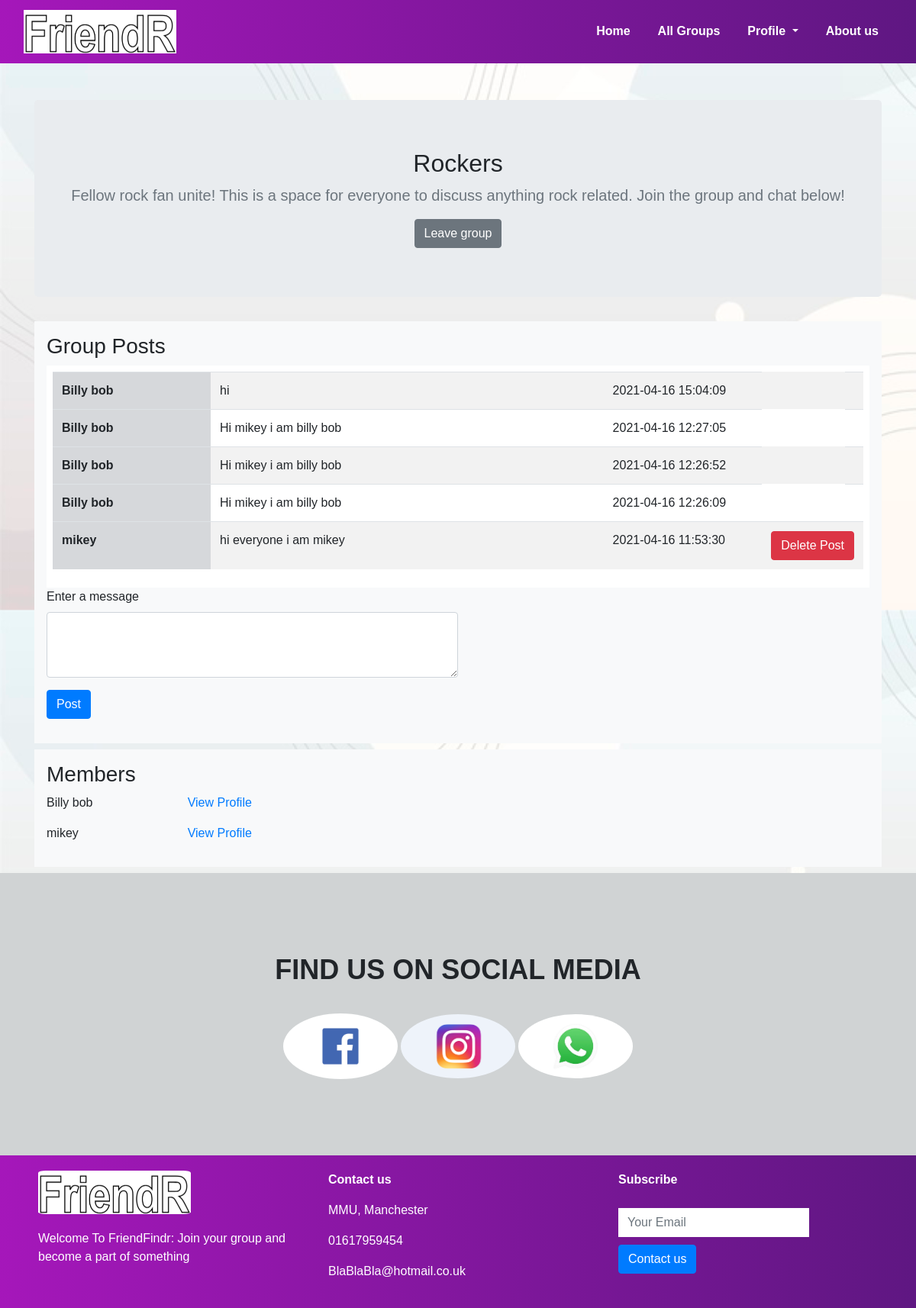
The page /group-page.php?groupid=1 (signed in) on the database its author committed.
### tables this page shows
CREATE TABLE `groups` (
  `groupid` int(11) NOT NULL,
  `name` varchar(45) NOT NULL,
  `description` varchar(255) NOT NULL
);

CREATE TABLE `posts` (
  `postid` int(11) NOT NULL,
  `userid` int(11) NOT NULL,
  `groupid` int(11) NOT NULL,
  `posted_at` datetime NOT NULL DEFAULT current_timestamp(),
  `content` varchar(255) NOT NULL
);

CREATE TABLE `users` (
  `userid` int(11) NOT NULL,
  `username` varchar(45) NOT NULL,
  `email` varchar(45) NOT NULL,
  `password` varchar(255) NOT NULL,
  `location` varchar(45) DEFAULT NULL,
  `bio` varchar(255) DEFAULT NULL,
  `created_at` datetime NOT NULL DEFAULT current_timestamp(),
  `DateOfBirth` date NOT NULL
);

### solution/Group.php (called while the page is built, shortened)
<?php
include "solution/Validator.php";
class Group
{
    private $id;
    private $name;
    private $description;
    public function __construct($id)
    {
        $this->id = $id;
        $this->loadGroup($id);
    }
    private function loadGroup($id) {
        global $mysqli;
        $sql = "SELECT name, description FROM groups WHERE groupid = ?";
        if($stmt = $mysqli->prepare($sql)) {
            $stmt->bind_param("s",$param_groupid);
            if($stmt->execute()) {
                $stmt->store_result();
                if($stmt->num_rows == 0){
                    $group_err = "Error: Group not found";
                } else {
                    $stmt->bind_result($name,$description);
                    if($stmt->fetch()) {
                        $this->name = $name;
                        $this->description = $description;
                    }
                }
            } else {
                $group_err = "Oops! Something went wrong! " . $mysqli->error;
            }
        } else {
            $group_err = "Oops! Something went wrong! " .  $mysqli->error;
        }
    }
    public function get_name() : string {
        return $this->name;
    }
    public function get_description() : string {
        return $this->description;
    }
    public function is_member($user_id){
            global $mysqli;
            $sql = "SELECT userid FROM usergroups WHERE userid = $user_id AND groupid=$this->id;";
            if($result = $mysqli->query($sql)) {
                return true;
            } else {
                return "Oops! Something went wrong! $mysqli->error";
            }
    }
    public function get_members(){
        global $mysqli;
        $members = array();
        $sql = "SELECT u.userid, u.username FROM users u, usergroups ug
            where u.userid = ug.userid AND ug.groupid = " . $this->id . ";";
        if($result = $mysqli->query($sql)) {
            while($row = $result->fetch_assoc()) {
                    $members[$row["userid"]] = $row["username"];
                }
        }
        return $members;
    }
}
?>

### group-page.php (the view, shortened to what this page needs)
<?php
include_once "config.php";
include("solution/Group.php");
$group_ID = $_GET["groupid"];
$post = "";
try {
    $group = new Group($group_ID);
} catch(Exception $e) {
    $group_err = $e->getMessage();
}
function getPosts($group_id){
    global $mysqli;
    $sql = "SELECT postid, content,userid,posted_at FROM posts WHERE groupid = $group_id ORDER BY posted_at DESC ";
    if($result = $mysqli->query($sql)) {
        while($row = $result->fetch_assoc()){
            $sql = "SELECT username FROM users WHERE userid =".$row["userid"].";";
            $_result = $mysqli->query($sql);
            $_row = $_result->fetch_assoc();
            $delete_btn = "";
            if($row['userid'] == $_SESSION['id']) {
                $delete_btn=<<<HTML
                    <form method="post" action="">
                        <input type="hidden" name="post_id" value="{$row["postid"]}">
                        <input type="submit" name="remove_post" class="btn btn-danger" value="Delete Post">
                    </form>
                    HTML;
            }
            echo <<<HTML
                <tr>
                    <th style="width:20%" scope="row" class="table-secondary">{$_row["username"]}</th>
                    <td style="width:50%">{$row["content"]}</td>
                    <td style="width:20%">{$row["posted_at"]}</td>
                    <td style="width:%" class="float-right">{$delete_btn}</td>
                </tr>
                HTML;
        }
    }
}
?>
<!DOCTYPE html>
<html lang="en">
<head>
    <link rel="stylesheet" href="https://stackpath.bootstrapcdn.com/bootstrap/4.5.2/css/bootstrap.min.css">
    <link rel="stylesheet" type="text/css" href="css/wpCSS.css"">
</head>
<body>
<section id="nav-bar">
    <nav class="navbar navbar-expand-lg navbar-light">
        <div class="container-fluid">
            <a class="navbar-brand" href="#"><img src="./data/logo.png" /></a>
            <div class="collapse navbar-collapse" id="navbarNav">
                <ul class="navbar-nav ml-auto">
                    <li class="nav-item">
                        <a class="nav-link" href="welcome.php">Home</a>
                    </li>
                    <li class="nav-item">
                        <a class="nav-link" href="groups-page.php">All Groups</a>
                    </li>
                    <li class="nav-item dropdown">
                        <a class="nav-link dropdown-toggle" href="#" id="navbardrop" data-toggle="dropdown">
                            Profile
                        </a>
                    </li>
                    <li class="nav-item">
                        <a class="nav-link" href="about-us.php">About us</a>
                    </li>
                </ul>
            </div>
        </div>
    </nav>
</section>
<div class="container ">
    <section class="jumbotron text-center">
        <div class="container">
            <h2 class="jumbotron-heading"><?php echo $group->get_name() ?></h2>
            <p class="lead text-muted"><?php echo $group->get_description()?></p>
            <form method="post">
                <?php echo (!$group->is_member($_SESSION["id"])) ? '<input type="submit" name="join_group" class="btn btn-primary" value="Join group">'  :
                    '<input type="submit" name="leave_group" class="btn btn-secondary" value="Leave group">';?>
            </form>
        </div>
    </section>
    <div class="container p-3 bg-light">
        <h3>Group Posts</h3>
       <div class="container overflow-auto p-2 bg-white">
           <table class="table table-striped">
               <tbody>
                   <?php getposts($group_ID) ?>
               </tbody>
           </table>
       </div>
        <form  method="post">
            <div class="form-group">
                <label>Enter a message</label>
                <textarea style="width: 50%" name="message" class="form-control text-center" rows="3" value = "<?php echo $post;?>"
                    <?php echo ($group->is_member($_SESSION["id"])) ? "" : "placeholder='You must be a member to make a post' disabled"?>></textarea>
            </div>
            <div class="form-group">
                <input type="submit" name="post_message" class="btn btn-primary" value="Post">
            </div>
        </form>
    </div>
    <div class="container mt-2 mb-2 p-3 bg-light">
        <h3>Members</h3>
        <?php
        $members = $group->get_members();
        foreach($members as $member=>$member_value){
        echo <<<HTML
            <div class="row">
            <p class = "col-2">{$member_value}</p>
            <a href="profile-page.php?userid=$member" class="btn-default col-10" role="button">View Profile</a>
            </div>
            HTML;
        }
        ?>
    </div>
</div>
<section id="social-media">
    <div class="container text-center">
        <p>FIND US ON SOCIAL MEDIA</p>
        <div class="social-icons">
            <a href="#"> <img src="./data/fb.png" /> </a>
            <a href="#"> <img src="./data/ig.png" /> </a>
            <a href="#"> <img src="./data/ws.jpg" /> </a>
        </div>
    </div>
</section>
<section id="footer">
    <div class="container">
        <div class="row">
            <div class="col-md-4 footer-box">
                <img src="./data/logo.png" />
                <p>
                    Welcome To FriendFindr:
                    Join your group and become a part of something
                </p>
            </div>
            <div class="col-md-4 footer-box">
                <p><b> Contact us </b></p>
                <p><i class="fa fa-map-marker"></i> MMU, Manchester</p>
                <p><i class="fa fa-phone"></i>01617959454</p>
                <p><i class="fa fa-envelope"></i>BlaBlaBla@hotmail.co.uk</p>
            </div>
            <div class="col-md-4 footer-box">
                <p><b> Subscribe </b></p>
                <input type="email" class="form-control" placeholder="Your Email" />
                <button type="button" class="btn btn-primary">Contact us</button>
            </div>
        </div>
    </div>
</section>
</body>
</html>

### css/wpCss.css (style rules this page uses)
* { margin:0; padding:0; }
body { font-family: 'Raleway', sans-serif; background-image:url('./bck1.jpg'); background-repeat: repeat-y; background-size: 100% auto; }
#nav-bar { position: sticky; top:0; z-index:10; }
.navbar { background-image: linear-gradient(to right, #a517ba, #5f1782); }
.navbar-nav li { padding: 0 10px; }
.navbar-nav li a { color: #fff !important; font-weight: 600; float:right; text-align:left; }
.navbar-brand img { width:200px; }
#social-media { background:#D0D3D4; padding:100px 0; }
#social-media p { font-size: 36px; font-weight:600; margin-bottom:30px; }
.social-icons img { width:150px; transition:0.5s; border-radius:100%; border:none; }
#footer { background-image: linear-gradient(to right, #a517ba, #5f1782); color: #fff; }
.footer-box { padding:20px; }
.footer-box img { width:200px; margin-bottom:20px; border-radius:5%; }
.footer-box .form-control { box-shadow:none; border:none; border-radius:0; margin-top:25px; max-width:250px; }
.footer-box .btn-primary { margin-top:10px; }

### rows shown on the page
groups: name "Rockers", description "Fellow rock fan unite! This is a space for everyone to discuss anything rock related. Join the group and chat below!"
posts: userid.username "Billy bob", content "hi", posted_at "2021-04-16 15:04:09"
posts: userid.username "Billy bob", content "Hi mikey i am billy bob", posted_at "2021-04-16 12:27:05"
posts: userid.username "Billy bob", content "Hi mikey i am billy bob", posted_at "2021-04-16 12:26:52"
posts: userid.username "Billy bob", content "Hi mikey i am billy bob", posted_at "2021-04-16 12:26:09"
posts: userid.username "mikey", content "hi everyone i am mikey", posted_at "2021-04-16 11:53:30"

### other values the page prints
$member_value "Billy bob"
$member_value "mikey"
